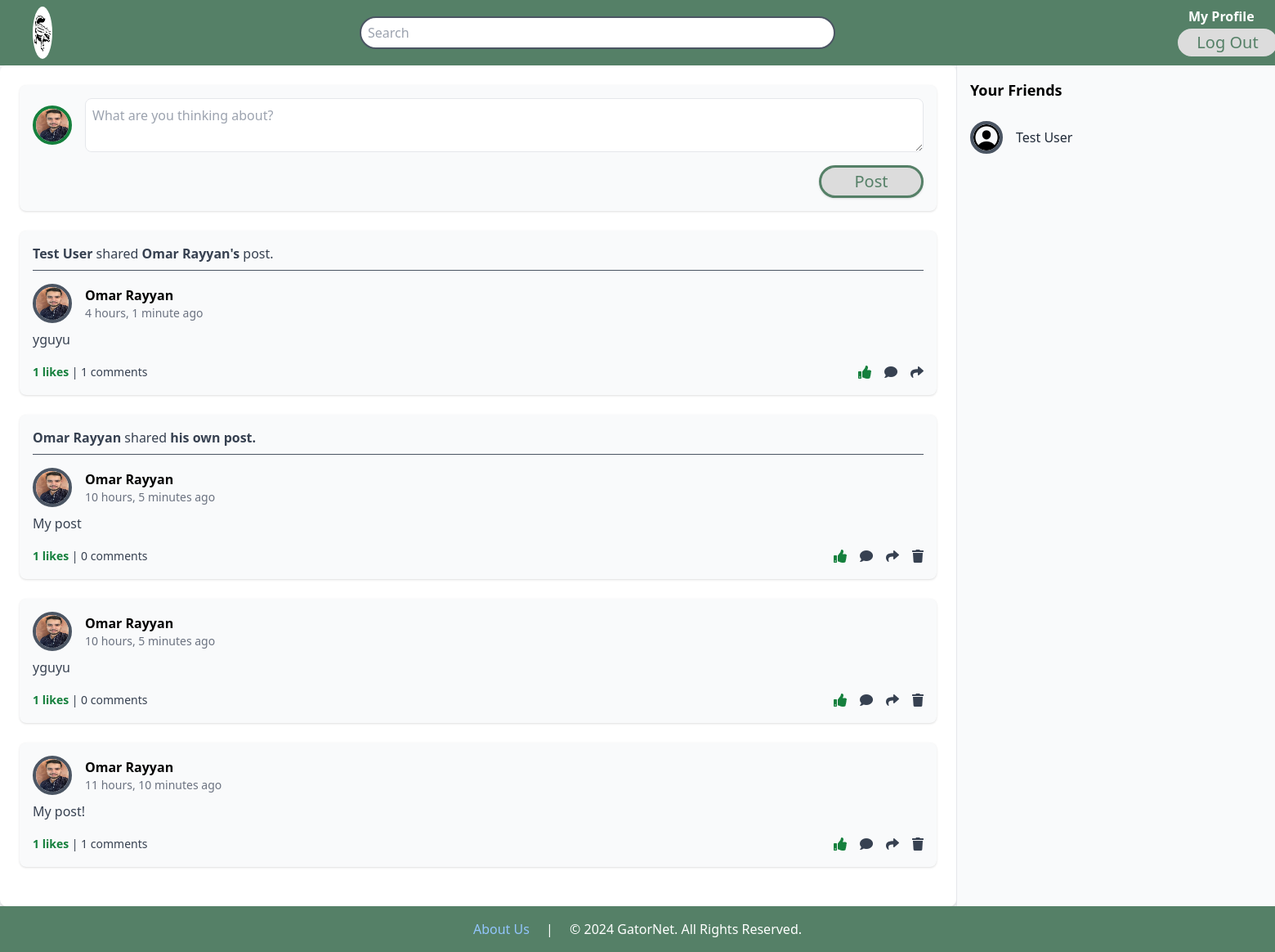
/social/home (signed in), run on the app's committed database.
### users_app/models.py (models this page shows)
class User(models.Model):
    first_name = models.CharField(max_length=45)
    last_name = models.CharField(max_length=45)
    profile_picture = models.ImageField(upload_to='profile_pics/', default='profile_pics/default.jpg')
    email = models.CharField(max_length=255)
    password = models.CharField(max_length=255)
    date_of_birth = models.DateField()
    gender = models.CharField(max_length=45)
    last_activity = models.DateTimeField(default=datetime.now)
    created_at = models.DateTimeField(auto_now_add=True)
    updated_at = models.DateTimeField(auto_now=True)
    objects = UserManager()
    def friends(self):
        from social_app.models import Friendship
        friendships = Friendship.objects.filter(models.Q(friend_1=self) | models.Q(friend_2=self))
        friends = [friendship.friend_1 if friendship.friend_2 == self else friendship.friend_2 for friendship in friendships]
        return friends
    def full_name(self):
        return f"{self.first_name} {self.last_name}"
    def is_online(self):
        now = timezone.now()
        if self.last_activity > now - timedelta(minutes=5):
            return True
        return False

### social_app/models.py (models this page shows)
class Post(models.Model):
    content = models.TextField()
    creator = models.ForeignKey(User, related_name = "all_posts", on_delete = models.CASCADE)
    shared = models.BooleanField(default=False)
    shared_post_id = models.IntegerField(default=0)
    created_at = models.DateTimeField(auto_now_add=True)
    updated_at = models.DateTimeField(auto_now=True)
    objects = PostsManager()

### social_app/views.py (the view)
# urls.py: path('home', views.home, name='home'),
def home(request):
    if not 'user_id' in request.session:
        messages.error(request, 'You must first login.', extra_tags='login')
        return redirect('/')
    user_id = int(request.session['user_id'])
    user = User.objects.get_user(user_id)
    posts = Post.objects.get_friends_posts(user_id)
    friends = Friendship.objects.get_user_friends(user)
    posts_with_likes = []
    for post in posts:
        post_data = {
            'post': post,
            'has_liked': Like.objects.has_user_liked_post(post.id, user_id)
        }
        if post.shared:
            shared_post = Post.objects.filter(id=post.shared_post_id).first()
            if shared_post:
                post_data['shared_post'] = shared_post
        posts_with_likes.append(post_data)
    context = {
        'posts_with_likes': posts_with_likes,
        'user': user,
        'friends': friends,
    }
    return render(request, 'home_page.html', context)

### social_app/models.py (called while the page is built)
    def get_friends_posts(self, user_id):
        user = User.objects.get(id=user_id)
        friends = user.friends()
        return Post.objects.filter(creator__in=list(friends) + [user]).order_by('-created_at')

    def get_user_friends(self, user):
        friendships = Friendship.objects.filter(friend_1=user) | Friendship.objects.filter(friend_2=user)
        friends = []
        for friendship in friendships:
            if friendship.friend_1 != user:
                friends.append(friendship.friend_1)
            if friendship.friend_2 != user:
                friends.append(friendship.friend_2)
        friends = list(set(friends))
        return friends

    def has_user_liked_post(self, post_id, user_id):
        return self.filter(post_id=post_id, user_id=user_id).exists()

### social_app/templatetags/custom_filters.py (called while the page is built)
@register.filter
def abbreviate_number(value):
    try:
        value = int(value)
        if value >= 1_000_000:
            return f"{value / 1_000_000:.1f}M".rstrip('0').rstrip('.')
        elif value >= 1_000:
            return f"{value / 1_000:.1f}k".rstrip('0').rstrip('.')
        else:
            return str(value)
    except (ValueError, TypeError):
        return value

### users_app/models.py (called while the page is built)
    def get_user(self, id):
        return User.objects.get(id=id)

### social_app/templates/home_page.html (shortened to what this page needs)
<!DOCTYPE html>
<html lang="en">
  <head>
    {% load static %}
    {% load custom_filters %}
    <script src="https://cdn.tailwindcss.com"></script>
    <link rel="stylesheet" href="https://cdnjs.cloudflare.com/ajax/libs/font-awesome/5.15.3/css/all.min.css" />
    <link rel="stylesheet" href="{% static 'css/home.css' %}" />
  </head>
  <body class="bg-gray-100 min-h-screen flex flex-col">
    <header class="bg-green-700 p-4 flex items-center" id="navbar">
      <div class="rounded-full flex items-center justify-center">
        <a href="{% url 'home' %}"><img src="{% static 'img/logo.png' %}" id="logo" class="h-12 w-12" alt="Logo" /></a>
      </div>
      <form action="{% url 'search' %}" method="post">
        <input type="search" placeholder="Search" name="search" class="flex w-[50vh] p-2 rounded-full border-2 border-gray-600" id="search" />
      </form>
      <div>
        <a href="{% url 'view_profile' user.id %}" class="text-white px-4 py-2 ml-4 rounded font-bold hover:text-gray-300 transition-colors duration-200">My Profile</a>
        <a href="{% url 'logout' %}"><button class="text-white bg-green-800 px-4 py-0 ml-4 rounded hover:bg-green-900" id="button">Log Out</button></a>
      </div>
    </header>
    <main class="flex-grow flex">
      <div class="w-3/4 mx-auto bg-white shadow-md rounded-lg p-6 overflow-y-auto">
        <form action="{% url 'create_post' %}" method="post">
          <div class="bg-gray-50 p-4 rounded-lg shadow mb-6">
            <div class="flex items-center mb-4">
              <a href="{% url 'view_profile' user.id %}"><img src="{% if user.profile_picture.url %} {{ user.profile_picture.url }} {% else %} {% static 'imgs/default-profile.png' %} {% endif %}" alt="Profile" class="h-12 w-12 rounded-full border-4 border-green-700" /></a>
              <textarea name='content' placeholder="What are you thinking about?" class="ml-4 flex-grow p-2 border rounded-lg focus:border-green-700 focus:outline-none"></textarea>
            </div>
            <div class="text-right">
              <button class="bg-green-700 text-white px-6 py-0 rounded shadow hover:bg-green-600 transition" id="button">Post</button>
            </div>
          </div>
        </form>
        {% for item in posts_with_likes %}
        <div class="bg-gray-50 p-4 rounded-lg shadow mb-6 post-container">
          {% if item.post.shared %}
            <p class="text-gray-700 mb-4 border-b pb-[0.7vh] border-gray-600"><span class="font-bold"><a href="{% url 'view_profile' item.post.creator.id %}">{{ item.post.creator.full_name }}</a></span> shared <span class="font-bold">{% if item.post.creator == item.shared_post.creator %} his own post.{% else %} <a href="{% url 'view_profile' item.shared_post.creator.id %}">{{ item.shared_post.creator.full_name }}'s</a></span> post.{% endif %}</p>
            <div class="flex items-center mb-2">
              <a href="{% url 'view_profile' item.shared_post.creator.id %}"><img src="{{ item.shared_post.creator.profile_picture.url }}" alt="Profile" class="h-12 w-12 rounded-full
                {% if item.shared_post.creator.is_online %}
                    border-4 border-green-700
                {% else %}
                    border-4 border-gray-600
                {% endif %}
                " /></a>
          {% else %}
          <div class="flex items-center mb-2">
            <a href="{% url 'view_profile' item.post.creator.id %}"><img src="{{ item.post.creator.profile_picture.url }}" alt="Profile" class="h-12 w-12 rounded-full
              {% if item.post.creator.is_online %}
                  border-4 border-green-700
                {% else %}
                  border-4 border-gray-600
              {% endif %}
              " /></a>
          {% endif %}
            <div class="ml-4">
              {% if item.post.shared %}
              <h3 class="font-bold"><a href="{% url 'view_profile' item.shared_post.creator.id %}">{{ item.shared_post.creator.full_name }}</a></h3>
              {% else %}
              <h3 class="font-bold"><a href="{% url 'view_profile' item.post.creator.id %}">{{ item.post.creator.full_name }}</a></h3>
              {% endif %}
              <p class="text-gray-500 text-sm">{{ item.post.created_at|timesince }} ago</p>
            </div>
          </div>
          <p class="text-gray-700 mb-4"><a href="{% url 'view_post' item.post.id %}">{{ item.post.content }}</a></p>
          <div class="flex items-center justify-between text-gray-700">
            <p class="text-sm">
              <span class="font-bold text-green-700 like-count"><a href="{% url 'view_post' item.post.id %}">{{ item.post.likes.count|abbreviate_number }} likes </span> | {{ item.post.comments.count|abbreviate_number }} comments</a>
            </p>
            <div class="flex items-center space-x-4">
              <button class="like-btn {% if item.has_liked %} text-green-700 {% else %} text-gray-700 hover:text-green-700 {% endif %}" data-post-id="{{ item.post.id }}">
                <i class="fas fa-thumbs-up"></i>
              </button>
                <button class="text-gray-700 hover:text-green-700"><a href="{% url 'view_post' item.post.id %}"><i class="fas fa-comment"></i></a></button>
              <form action="{% url 'share_post' %}" method="post">
                <button class="text-gray-700 hover:text-green-700"><i class="fas fa-share"></i></button>
              </form>
              {% if item.post.creator.id == request.session.user_id %}
                <button class="delete-post-btn text-gray-700 hover:text-red-600" data-post-id="{{ item.post.id }}">
                    <i class="fas fa-trash"></i>
                </button>
              {% endif %}
            </div>
          </div>
        </div>
        {% endfor %}
      </div>
      <div class="w-1/4 bg-gray-50 border-l border-gray-200 p-4 overflow-y-auto">
        <h3 class="text-lg font-bold mb-4">Your Friends</h3>
        <ul id="friends-list">
          {% for friend in friends %}
          <li class="flex items-center space-x-4 py-2 cursor-pointer friend-item" data-id="{{ friend.id }}">
            <img src="{% if friend.profile_picture.url %}{{ friend.profile_picture.url }}{% else %}{% static 'imgs/default-profile.png' %}{% endif %}" alt="Profile" class="h-10 w-10 rounded-full {% if friend.is_online %} border-4 border-green-700 {% else %} border-4 border-gray-600 {% endif %}" />
            <span class="text-gray-800 font-medium">{{ friend.full_name }}</span>
          </li>
          {% empty %}
            <li class="text-gray-500">No friends yet.</li>
          {% endfor %}
        </ul>
      </div>
    </main>
    <div id="chat-windows" class="fixed bottom-0 right-0 flex flex-row flex-wrap space-x-2 p-4 z-50 mr-[50vh]"></div>
    <footer class="bg-green-700 text-white text-center py-4" id="bottomPage">
      <div class="space-x-4">
        <a href="#" class="text-blue-300 hover:underline">About Us</a>
        <span>|</span>
        <span>&copy; 2024 GatorNet. All Rights Reserved.</span>
      </div>
    </footer>
  </body>
</html>

### social_app/static/css/home.css (style rules this page uses)
#navbar { background-color: #558067; height: 10vh; }
#logo { width: 8vh; height: 8vh; border-radius: 50%; margin: 0 0 0 3vh; }
#button { background-color: rgb(220, 220, 220); color: #558067; border: #558067 solid 0.4vh; font-size: 2.5vh; border-radius: 80vh; height: 5vh; width: 16vh; }
#bottomPage { background-color: #558067; font-size: 2vh; }
#search { height: 5vh; margin: 0 50vh 0 50vh; }

### data on the page
User: profile_picture (picture)
Post: post.creator.full_name "Test User", shared_post.creator.full_name "Omar Rayyan", shared_post.creator.profile_picture (picture), post.created_at "4 hours, 1 minute", post.content "yguyu", post.likes.count|abbreviate_number "1", post.comments.count|abbreviate_number "1"
Post: post.creator.full_name "Omar Rayyan", shows "his own post.", shared_post.creator.profile_picture (picture), shared_post.creator.full_name "Omar Rayyan", post.created_at "10 hours, 5 minutes", post.content "My post", post.likes.count|abbreviate_number "1", post.comments.count|abbreviate_number "0"
Post: post.creator.profile_picture (picture), post.creator.full_name "Omar Rayyan", post.created_at "10 hours, 5 minutes", post.content "yguyu", post.likes.count|abbreviate_number "1", post.comments.count|abbreviate_number "0"
Post: post.creator.profile_picture (picture), post.creator.full_name "Omar Rayyan", post.created_at "11 hours, 10 minutes", post.content "My post!", post.likes.count|abbreviate_number "1", post.comments.count|abbreviate_number "1"
User: profile_picture (placeholder picture), full_name "Test User"
